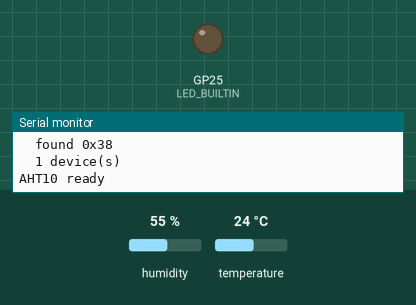
A program run on a simulated Raspberry Pi Pico. On the bench: output pins drawn as LEDs (lit = HIGH), the last lines printed to the serial monitor. The test bench sets the inputs (shaded band); at power-on: humidity 55 %, temperature 24 °C.

Above: at 0.05 s.
At 2.83 s:
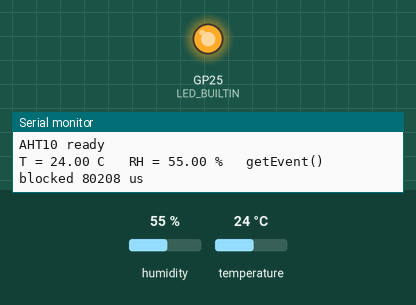
Timing chart, 0 to 3.1 s (numbered marks = the images above):
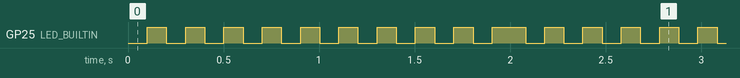

The program:

main.cpp
```cpp
// Lesson 13 demo - I2C scanner and the AHT10 through a library
//
// What it shows:
//   1. An I2C scan at start-up, and again whenever you send 's'.
//   2. A temperature and humidity reading every 2 s, through the
//      Adafruit AHTX0 library.
//   3. How long getEvent() blocks, measured with micros().
//   4. The on-board LED blinks without delay(), so you can see the
//      moments when loop() is not turning.
//
// Wiring (AHT10 -> Pico):
//   VIN -> 3V3 OUT (pin 36)   never VBUS
//   GND -> GND
//   SDA -> GP4 (pin 6)
//   SCL -> GP5 (pin 7)

#include <Arduino.h>
#include <Wire.h>
#include <Adafruit_AHTX0.h>
#include <stdint.h>

namespace {

// I2C scan range: 7-bit addresses 0x01 .. 0x7E
constexpr uint8_t SCAN_FIRST_ADDR = 0x01U;
constexpr uint8_t SCAN_END_ADDR = 0x7FU;  // exclusive
constexpr uint8_t AHT10_ADDR = 0x38U;     // expected in the scan

constexpr uint32_t SERIAL_WAIT_MS = 3000U;   // wait for the monitor at start-up
constexpr uint32_t READ_PERIOD_MS = 2000U;   // one reading every 2 s
constexpr uint32_t BLINK_HALF_MS = 100U;     // heartbeat LED half-period
constexpr int RESCAN_KEY = 's';

Adafruit_AHTX0 aht;
bool sensorReady = false;

uint32_t lastReadMs = 0U;
uint32_t lastBlinkMs = 0U;
bool ledOn = false;

void scanBus() {
    Serial.println("I2C scan (SDA GP4, SCL GP5):");
    uint8_t found = 0U;
    bool sawAht10 = false;

    for (uint8_t addr = SCAN_FIRST_ADDR; addr < SCAN_END_ADDR; addr++) {
        Wire.beginTransmission(addr);
        if (Wire.endTransmission() == 0U) {  // 0 = the address was ACKed
            Serial.printf("  found 0x%02X\n", addr);
            found++;
            if (addr == AHT10_ADDR) {
                sawAht10 = true;
            }
        }
    }

    if (found == 0U) {
        Serial.println("  nothing found - check 3.3 V at VIN, GND, SDA/SCL, pull-ups");
    } else if (!sawAht10) {
        Serial.println("  no device at 0x38 - is this really an AHT10?");
    }
    Serial.printf("  %u device(s)\n", static_cast<unsigned>(found));
}

void startSensor() {
    sensorReady = aht.begin();  // default address 0x38, uses Wire
    if (sensorReady) {
        Serial.println("AHT10 ready");
    } else {
        Serial.println("AHT10 not ready - fix the wiring, then send 's'");
    }
}

void readSensor() {
    sensors_event_t humidity;
    sensors_event_t temperature;

    const uint32_t startUs = micros();
    aht.getEvent(&humidity, &temperature);  // waits for the sensor inside
    const uint32_t blockedUs = micros() - startUs;

    Serial.print("T = ");
    Serial.print(temperature.temperature, 2);
    Serial.print(" C   RH = ");
    Serial.print(humidity.relative_humidity, 2);
    Serial.printf(" %%   getEvent() blocked %lu us\n",
                  static_cast<unsigned long>(blockedUs));
}

void blinkHeartbeat(uint32_t now) {
    if ((now - lastBlinkMs) >= BLINK_HALF_MS) {
        lastBlinkMs = now;
        ledOn = !ledOn;
        digitalWrite(LED_BUILTIN, ledOn ? HIGH : LOW);
    }
}

void handleSerial() {
    if (Serial.available() > 0) {
        if (Serial.read() == RESCAN_KEY) {
            scanBus();
            if (!sensorReady) {
                startSensor();
            }
        }
    }
}

}  // namespace

void setup() {
    pinMode(LED_BUILTIN, OUTPUT);

    Serial.begin(115200U);  // USB CDC: the baud rate is ignored
    const uint32_t waitStart = millis();
    while (!Serial && ((millis() - waitStart) < SERIAL_WAIT_MS)) {
        // give the serial monitor a moment to connect
    }

    Wire.begin();
    Serial.println();
    Serial.println("Lesson 13 demo - I2C scanner and AHT10 (library)");
    scanBus();
    startSensor();
}

void loop() {
    const uint32_t now = millis();

    blinkHeartbeat(now);

    if (sensorReady && ((now - lastReadMs) >= READ_PERIOD_MS)) {
        lastReadMs = now;
        readSensor();
    }

    handleSerial();
}
```

Measured:
- by itself, GP25 (LED_BUILTIN): moves between LOW and HIGH, repeating every 1.2 s
